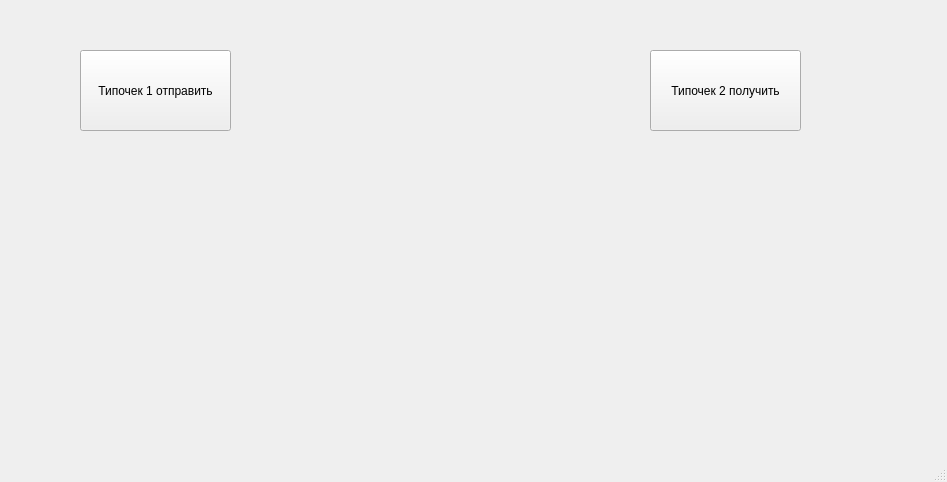
<?xml version="1.0" encoding="UTF-8"?>
<ui version="4.0">
 <class>MainWindow</class>
 <widget class="QMainWindow" name="MainWindow">
  <property name="geometry">
   <rect>
    <x>0</x>
    <y>0</y>
    <width>947</width>
    <height>482</height>
   </rect>
  </property>
  <property name="windowTitle">
   <string>MainWindow</string>
  </property>
  <widget class="QWidget" name="centralwidget">
   <widget class="QPushButton" name="firstTypeButton">
    <property name="geometry">
     <rect>
      <x>80</x>
      <y>50</y>
      <width>151</width>
      <height>81</height>
     </rect>
    </property>
    <property name="text">
     <string>Типочек 1 отправить</string>
    </property>
   </widget>
   <widget class="QPushButton" name="secondTypeButton">
    <property name="geometry">
     <rect>
      <x>650</x>
      <y>50</y>
      <width>151</width>
      <height>81</height>
     </rect>
    </property>
    <property name="text">
     <string>Типочек 2 получить</string>
    </property>
   </widget>
  </widget>
  <widget class="QMenuBar" name="menubar">
   <property name="geometry">
    <rect>
     <x>0</x>
     <y>0</y>
     <width>947</width>
     <height>22</height>
    </rect>
   </property>
  </widget>
  <widget class="QStatusBar" name="statusbar"/>
 </widget>
 <resources/>
 <connections/>
</ui>
